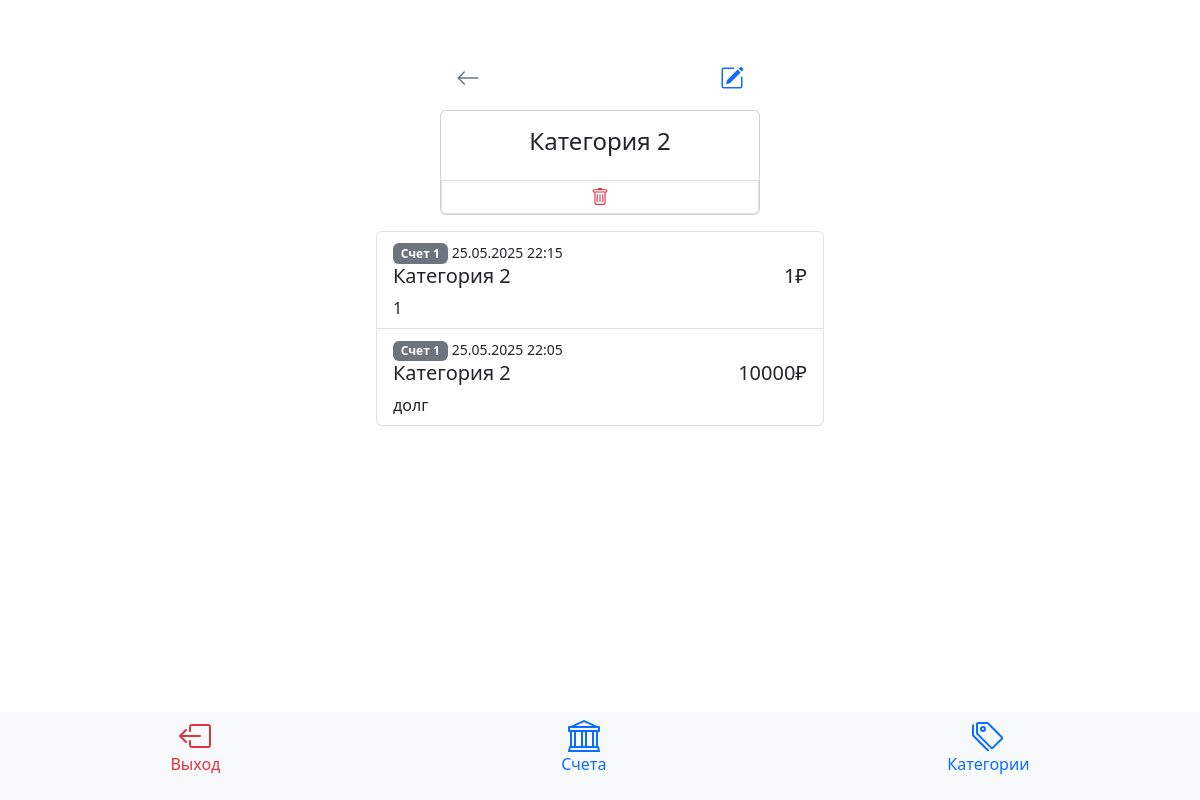
Page /categ/2 (signed in) on the committed database.
### app.py (models this page shows)
class Categories(db.Model):
    id = db.Column(db.Integer, primary_key=True)
    naming = db.Column(db.String(40), nullable=False)

class Operations(db.Model):
    id = db.Column(db.Integer, primary_key=True)
    summa = db.Column(db.Integer)
    comment = db.Column(db.String(100))
    date = db.Column(db.DateTime, default=datetime.utcnow)
    check_id = db.Column(db.Integer)
    check_name = db.Column(db.String(40))
    categ_id = db.Column(db.String(40))

### app.py (the view)
    def wrapper(*args, **kwargs):
        if not session.get('authenticated'):
            return redirect(url_for('login'))
        return view_func(*args, **kwargs)

### app.py (called while the page is built, shortened)
def login_required(view_func):
    def wrapper(*args, **kwargs):
        if not session.get('authenticated'):
            return redirect(url_for('login'))
        return view_func(*args, **kwargs)
    wrapper.__name__=view_func.__name__
    return wrapper

@app.route('/categ/<int:id>', methods=['POST', 'GET'])
@login_required
def categ(id):
    allcateg = Categories.query.get(id)
    allopp = Operations.query.order_by(Operations.date.desc()).all()
    allcheck = Checks.query.all()
    return render_template('categ.html', allcateg=allcateg, allopp=allopp, allcheck=allcheck)

### templates/categ.html (shortened to what this page needs)
{% extends 'base.html' %}
{% block categ %}
<div class="d-flex justify-content-between align-items-center mt-5 mx-auto" style="width: 20rem; text-align: center;">
    <a href="/categories/" class="link-secondary link-underline link-underline-opacity-0 p-3 border-2">
        <svg xmlns="http://www.w3.org/2000/svg" width="24" height="24" fill="currentColor" class="bi bi-arrow-left"
            viewBox="0 0 16 16">
            <path fill-rule="evenodd"
                d="M15 8a.5.5 0 0 0-.5-.5H2.707l3.147-3.146a.5.5 0 1 0-.708-.708l-4 4a.5.5 0 0 0 0 .708l4 4a.5.5 0 0 0 .708-.708L2.707 8.5H14.5A.5.5 0 0 0 15 8" />
        </svg>
    </a>
    <a class="link-primary link-underline link-underline-opacity-0 p-3 border-2" data-bs-toggle="modal"
        data-bs-target="#redModal">
    </a>
</div>
<div class="card mx-auto mt-1 p-0" style="width: 20rem; text-align: center;">
    <div class="card-body">
        <h4 class="card-title">{{ allcateg.naming }}</h4>
    </div>
    <div class="card-footer bg-transparent text-danger border p-0 rounded-bottom">
        <a class="# link-danger d-flex btn justify-content-center rounded-bottom" data-bs-toggle="modal"
            data-bs-target="#delModal">
        </a>
    </div>
</div>
<div class="card mx-auto mb-5" style="max-width: 30rem; border: none;">
    <div class="card-body">
        <div class="list-group">
            {% if allopp|length > 0 %}
            {% for op in allopp %}
            {% if op.categ_id == allcateg.naming: %}
            <a href="/oper/{{ op.id }}" class="list-group-item list-group-item-action">
                <span class="badge text-bg-secondary">{{ op.check_name }}</span>
                <small>{{ moment(op.date).format('DD.MM.YYYY HH:mm') }}</small>
                <div class="d-flex justify-content-between">
                    <h5>{{ op.categ_id }}</h5>
                    <h5>{{ op.summa }}₽</h5>
                </div>
                {{ op.comment }}
            </a>
            {% endif %}
            {% endfor %}
            {% else %}
            <div class="d-flex align-items-center, justify-content-center">
                <p class="align-items-center">
                    Транзакций пока нет
                </p>
            </div>
            {% endif %}
        </div>
    </div>
</div>
{% endblock %}

### rows in the picture
Categories: naming "Категория 2"
Operations: check_name "Счет 1", date "25.05.2025 22:15", categ_id "Категория 2", summa "1", comment "1"
Operations: check_name "Счет 1", date "25.05.2025 22:05", categ_id "Категория 2", summa "10000", comment "долг"
